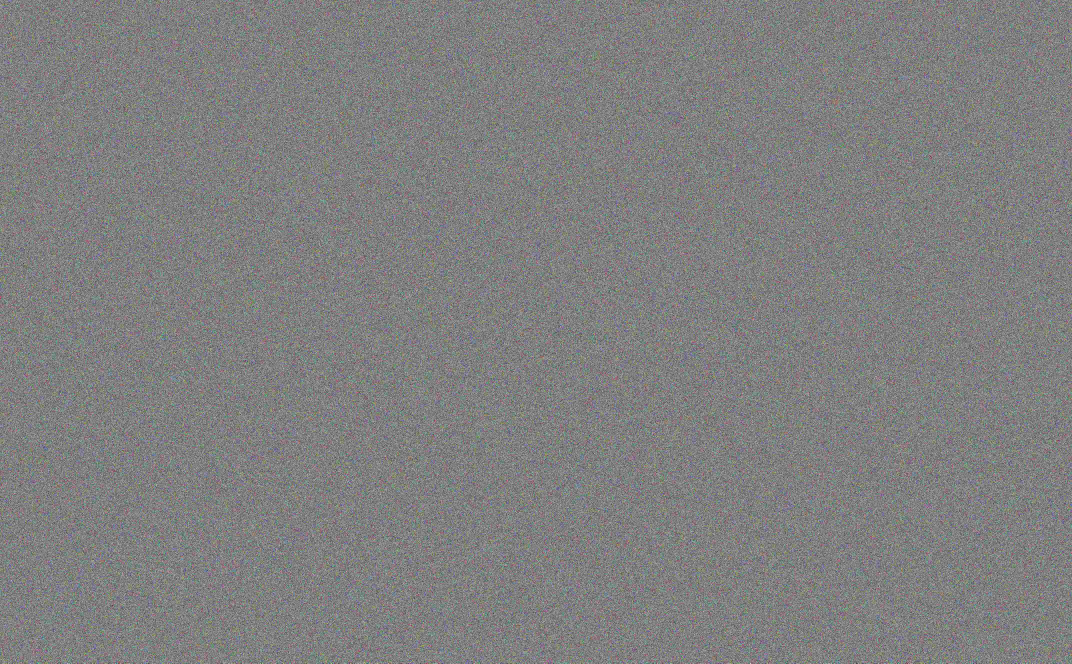
//> input picture Opencv_IPP_PCL_ONEAP/color_4288.jpg, 4288 x 2654 px (shown at 1/4 size)
$ ./histogram   (built with g++ and OpenCV 4)
//> lines starting //> are read from the running program, lines starting //| are printed output that depends on the picture
### Opencv_IPP_PCL_ONEAP/histogram.h
// CMakeProject2.h: 标准系统包含文件的包含文件
// 或项目特定的包含文件。

#pragma once

#include <iostream>

// TODO: 在此处引用程序需要的其他标头。

### Opencv_IPP_PCL_ONEAP/histogram.cpp
// CMakeProject2.cpp: 定义应用程序的入口点。
//

#include "histogram.h"
#include <opencv2/opencv.hpp>
#include <ippcore.h>
#include <ipps.h>
#include <ippi.h>
using namespace std;
using namespace cv;
using namespace std::chrono;

#define LOWER 0
#define UPPER 256
#define LEVELS 4
#define MAX_NUM_THREADS 32

cv::Mat ReadImage() {
	string file = "../color_4288.jpg";
	cv::Mat image = cv::imread(file,1);
//> image is the input picture: 2654 rows x 4288 cols, CV_8UC3; mean B, G, R 127.5, 127.5, 127.5
	cout << image.size() << endl;
//| [4288 x 2654]

	// [4 lines of commented-out code are left out]
	return image;
}

int Histogram_opencv(cv::Mat &src)
{
	if (src.empty())
	{
		return EXIT_FAILURE;
	}
	vector<Mat> bgr_planes;
	split(src, bgr_planes);
	int histSize = 256;
	float range[] = { 0, 256 }; //the upper boundary is exclusive
	const float* histRange[] = { range };
	bool uniform = true, accumulate = false;
	Mat b_hist, g_hist, r_hist;
	calcHist(&bgr_planes[0], 1, 0, Mat(), b_hist, 1, &histSize, histRange, uniform, accumulate);
//> b_hist = 256 values, max 120789 at index 127, min 968 at index 254, mean 44454.5
	calcHist(&bgr_planes[1], 1, 0, Mat(), g_hist, 1, &histSize, histRange, uniform, accumulate);
//> g_hist = 256 values, max 121766 at index 127, min 1100 at index 253, mean 44454.5
	calcHist(&bgr_planes[2], 1, 0, Mat(), r_hist, 1, &histSize, histRange, uniform, accumulate);
//> r_hist = 256 values, max 120944 at index 130, min 937 at index 253, mean 44454.5
	int hist_w = 512, hist_h = 400;
	int bin_w = cvRound((double)hist_w / histSize);
	Mat histImage(hist_h, hist_w, CV_8UC3, Scalar(0, 0, 0));
	normalize(b_hist, b_hist, 0, histImage.rows, NORM_MINMAX, -1, Mat());
//> b_hist = 256 values, max 400 at index 127, min 0 at index 254, mean 145.2
	normalize(g_hist, g_hist, 0, histImage.rows, NORM_MINMAX, -1, Mat());
//> g_hist = 256 values, max 400 at index 127, min 0 at index 253, mean 143.7
	normalize(r_hist, r_hist, 0, histImage.rows, NORM_MINMAX, -1, Mat());
//> r_hist = 256 values, max 400 at index 130, min 0 at index 253, mean 145
	for (int i = 1; i < histSize; i++)
	{
		line(histImage, Point(bin_w * (i - 1), hist_h - cvRound(b_hist.at<float>(i - 1))),
			Point(bin_w * (i), hist_h - cvRound(b_hist.at<float>(i))),
			Scalar(255, 0, 0), 2, 8, 0);
		line(histImage, Point(bin_w * (i - 1), hist_h - cvRound(g_hist.at<float>(i - 1))),
			Point(bin_w * (i), hist_h - cvRound(g_hist.at<float>(i))),
			Scalar(0, 255, 0), 2, 8, 0);
		line(histImage, Point(bin_w * (i - 1), hist_h - cvRound(r_hist.at<float>(i - 1))),
			Point(bin_w * (i), hist_h - cvRound(r_hist.at<float>(i))),
			Scalar(0, 0, 255), 2, 8, 0);
	}
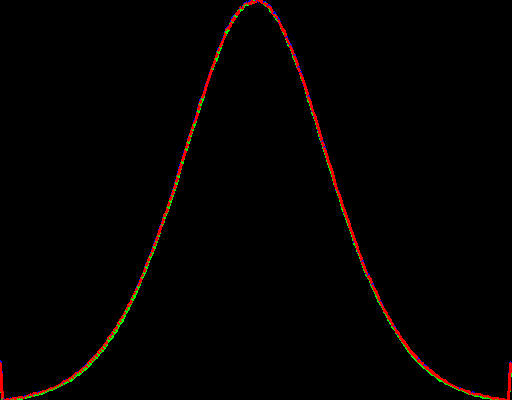
//> histImage: 400 rows x 512 cols, CV_8UC3; mean B, G, R 0.3, 1.2, 3.3
//> (in main, `printf("\opencv takes %.2ld us\n", duration.count());` was passed over: a library is not available in this run)
	imshow("Source image", src);
	imshow("calcHist Demo", histImage);
	waitKey();
	return EXIT_SUCCESS;

}

int Histogram_ipp(cv::Mat &img)
{
	int resize_h = img.rows / 2;
//> resize_h = 1327
	int resize_w = img.cols / 2;
//> resize_w = 2144

//> (the run ends here: the program needs code that is not available in this run, at `IppiSize srcSize, dstSize;`)
